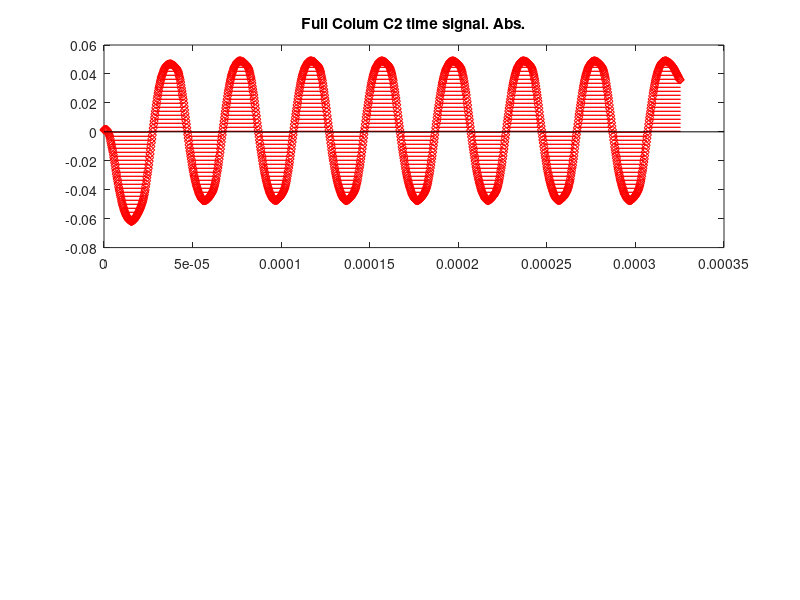
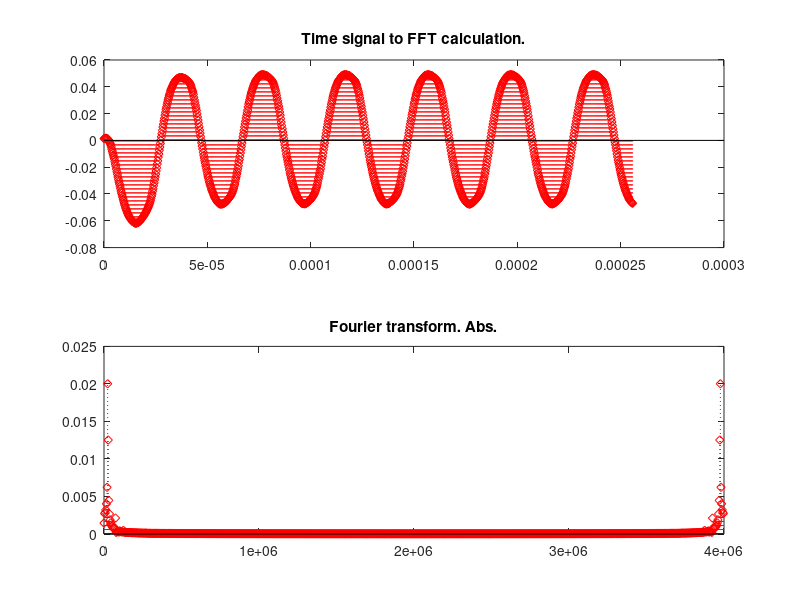

Reproduce these figures in MATLAB, in order.
%mducng/SoC/D2/G2touch
%%%%%%%%%%%%%%%%%%%%%%%%%%%%%%%%%%%%%%%%%%%%%%%%%%%%%%%%%%%%%%%%%%%%%%%%%%%
clc;
clear;
close all;
%%%%%%%%%%%%%%%%%%%%%%%%%%%%%%%%%%%%%%%%%%%%%%%%%%%%%%%%%%%%%%%%%%%%%%%%%%%
% load txt file
load ./DataConverted/C2_1.txt;
dataC2raw    = C2_1;
dataC2       = dataC2raw - mean(dataC2raw);
temp         = size(dataC2);
length_full  = temp(1);
x_fullC2     = dataC2;
%%%%%%%%%%%%%%%%%%%%%%%%%%%%%%%%%%%%%%%%%%%%%%%%%%%%%%%%%%%%%%%%%%%%%%%%%%%
Fs           = 4*10^6;  
dt           = 1/Fs;
t_full       = (0:1:length_full-1)*dt;
%%%%%%%%%%%%%%%%%%%%%%%%%%%%%%%%%%%%%%%%%%%%%%%%%%%%%%%%%%%%%%%%%%%%%%%%%%%
scale        = 1;
% plot time signal
figure(1);
subplot(2,1,1);
%stem(t_full,x_full,':diamondr');
stem(t_full,x_fullC2,':diamondr');
%axis([0 2*length_full*dt 0.4*scale 0.6*scale]);
title('Full Colum C2 time signal. Abs.');
%%%%%%%%%%%%%%%%%%%%%%%%%%%%%%%%%%%%%%%%%%%%%%%%%%%%%%%%%%%%%%%%%%%%%%%%%%%
% run FFT
Nfft        = 2^10;
deltaF      = Fs/Nfft;
tVectors    = (0:(Nfft-1))*dt;
fVectors    = (0:(Nfft-1))*deltaF;
yC2         = fft(x_fullC2,Nfft);
yC2Abs      = abs(yC2/Nfft);
%%%%%%%%%%%%%%%%%%%%%%%%%%%%%%%%%%%%%%%%%%%%%%%%%%%%%%%%%%%%%%%%%%%%%%%%%%%
%%%%%%%%%%%%%%
% plot time signal
figure(2);
subplot(2,1,1);
stem(tVectors,x_fullC2(1:Nfft),':diamondr');
title("Time signal to FFT calculation.");
%axis([0 Nfft*1/Fs 0 1*scale]);
%%%%%%%%%%%%%%
% plot fft output
subplot(2,1,2);
stem(fVectors,yC2Abs,':diamondr');
title('Fourier transform. Abs.'); 
%axis([0 Fs 0 Nfft/2*scale]);
%axis([0 Fs 0 25]);
